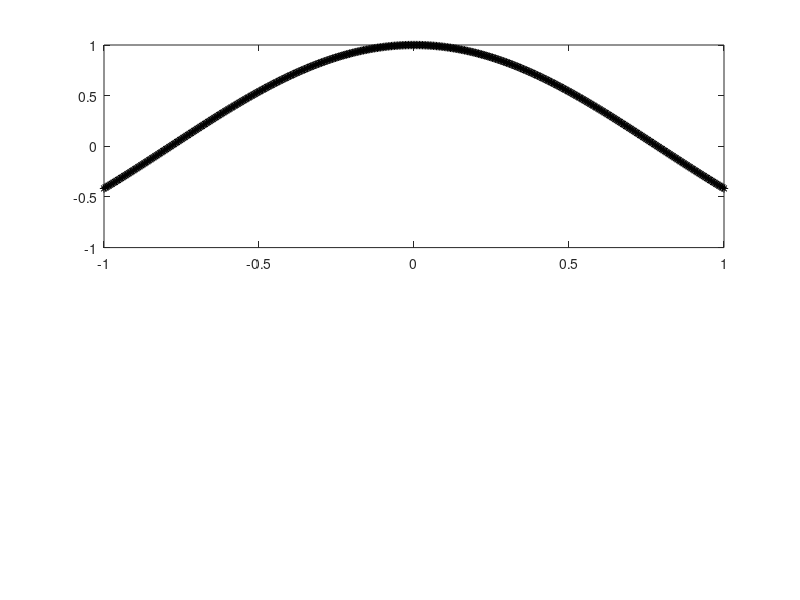

Here is the MATLAB script that generated this plot: (Note: this script raises an error after producing the figure.)
% ex2_glimm.m: 
% Minimal example of the random choice method (Glimm scheme) using a background viscosity dependent 
% Riemann solver for the Brio Rosenau model.
%
% This programm uses the matlab function riemannSolverGlimm2x2.m
%
% AUTHOR:
% Valentin Pellhammer
% Department of Mathematics and Statistics,
% University of Konstanz, 78457 Konstanz
% email adress: valentin.pellhammer@uni-konstanz.de
% homepage: http://www.math.uni-konstanz.de/~pellhammer/
%
% Date: April 2023
% Last revision: February 2024

clc;close all;clear all;

% define discretisation parameters
xmin = -1;
xmax = 1;
dt = 0.0005;
N = 400;
tmax = 1;
dx = (xmax-xmin)/(N-1);
x =  linspace(xmin, xmax,N);


% define model 
a=3;
F = @(u,v) [a* u.^2 + v.^2;2*u.*v];

BoundaeryCond = 'transmissive';
% BoundaeryCond = 'periodic';

% Initial data %
% Riemann data 
uL = 0;
vL = -1;
uR = 1/3;
vR = 1/2;
init =  [(x<0) .* uL + (x>=0) .* uR;(x<0) .* vL + (x>=0) .* vR];
% other data
    init = [cos(2.*x);sin(6.*x)];

sol = init;

% initialize plots
subplot(2,1,1)
h1 = plot(x,sol(1,:),'k*');hold on;
h1.MarkerSize = 4;

T = title('Random choice method (press any key)');
axis([xmin xmax,-1 2]);
xlabel('$x$','Interpreter','latex','FontSize',14);
ylabel('$u$','Interpreter','latex','Rotation',0,'FontSize',14);
subplot(2,1,2)
h2 = plot(x,sol(2,:),'k*');hold on;
h2.MarkerSize = 4;

xlabel('$x$','Interpreter','latex','FontSize',14);
axis([xmin xmax,-3 3]);
xlabel('$x$','Interpreter','latex','FontSize',14);
ylabel('$v$','Interpreter','latex','Rotation',0,'FontSize',14);
an = annotation('textbox',[0.8,0.07,0,0],'string','$t=0$','Interpreter','latex','FontSize',14);

pause;
T.String = 'Random choice method';

for i= 0:dt:tmax
  if strcmp(BoundaeryCond,'transmissive')
  %  transmissive boundary conditions
    solm = [sol(:,1),sol(:,1:end-1)];
    solp = [sol(:,2:end),sol(:,end)]; 
  else
%     % periodic boundary conditions
   solm = [sol(:,end),sol(:,1:end-1)];
   solp = [sol(:,2:end),sol(:,1)]; 
  end
           
    theta = ones(1,length(x)) .*rand(1,1);

    [Sm1,Sm2] = riemannSolverGlimm2x2(solm,sol,a,theta.*(dx/dt));
    
    [Sp1,Sp2] = riemannSolverGlimm2x2(sol,solp,a,(theta-1).*(dx/dt));

    sol = (theta<=(1/2)).*[Sm1;Sm2] + (theta>(1/2)) .* [Sp1;Sp2];
    
    % data update
    set(h1,'Ydata',sol(1,:));     
    set(h2,'Ydata',sol(2,:));
    an.String = ['$t=',num2str(i),'$'];
    
    
    
    pause(0.05);
end

